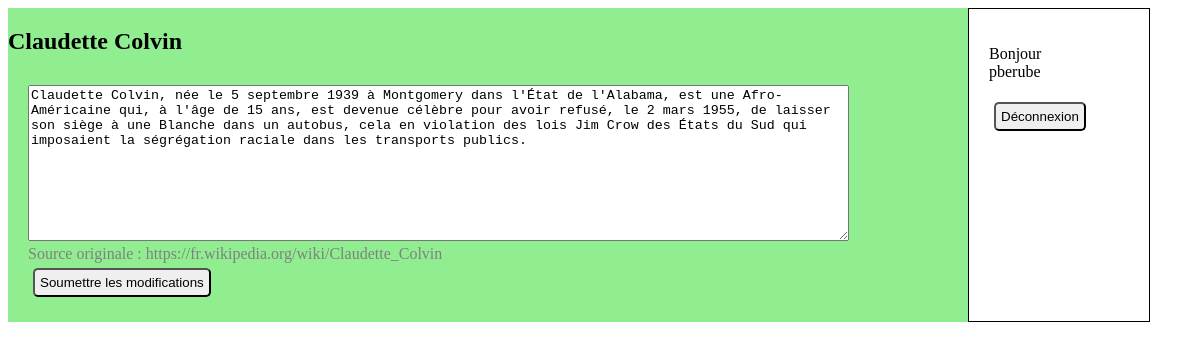
Screenshot of /indexlogin.php (signed in) with the database file from the repository.
### tables this page shows
CREATE TABLE Article (
    Id INT UNIQUE NOT NULL AUTO_INCREMENT PRIMARY KEY,
    Entete TEXT,
    Contenu TEXT,
    Pied TEXT
);

### indexlogin.php (the view, shortened to what this page needs)
<!doctype html>
<html lang="en">
<head>
    <link rel="stylesheet" href="tp2.css" type="text/css">
</head>
<body>
<section>
        <?php
        $pdo = creerPDO();
        $requete_sql = "SELECT Entete, Contenu, Pied FROM tp2db.Article WHERE Id=1";
        $pdo_statement = $pdo->prepare($requete_sql);
        $pdo_statement->execute([]);
        foreach($pdo_statement as $ligne) {
            echo '<div class="bg-blog">';
            echo '<h2>' . $ligne['Entete'] . '</h2>';
            ?>
            <form method="POST" action="tp2modification.php">
        <textarea name="contenu" rows="10" cols="100"><?php echo $ligne['Contenu']
  ?></textarea>
        <?php
            echo '<footer>' . $ligne['Pied'] . '</footer>';
            ?>
                <input  type="submit" value="Soumettre les modifications"/>
            </form>
           <?php echo '</div>';
        }
        ?>
    <div class="formulaire">
    <form method="POST" action="tp2deconnexion.php">
        <p><?php echo 'Bonjour ' . $_SESSION['Identifiant']; ?>
        </p>
        <input type="submit" value="Déconnexion" />
    </form>
    </div>
</section>
</body>
</html>

### tp2.css (style rules this page uses)
section { display: flex; overflow: auto; }
form { padding: 10px; margin: 10px; width: 50%; }
.formulaire { border: solid black 1px; width: auto; min-width: 15vw; }
footer { color: gray; }
.bg-blog { background-color: lightgreen; width: auto; min-width: 80vw; }
input { padding: 5px; border-radius: 5px; margin: 5px; }

### rows the page displays
article: Entete "Claudette Colvin", contenu "Claudette Colvin, née le 5 septembre 1939 à Montgomery dans l'État de l'Alabama, est une Afro-Américaine qui, à l'âge de 15 ans, est devenue célèbre pour avoir refusé, le 2 mars 1955, de laisser son siège à une Blanche dans un autobus, cela en violation des lois Jim Crow des États du Sud qui imposaient la ségrégation raciale dans les transports publics.", Pied "Source originale : https://fr.wikipedia.org/wiki/Claudette_Colvin"

### other values shown
$_SESSION['Identifiant'] "pberube"
